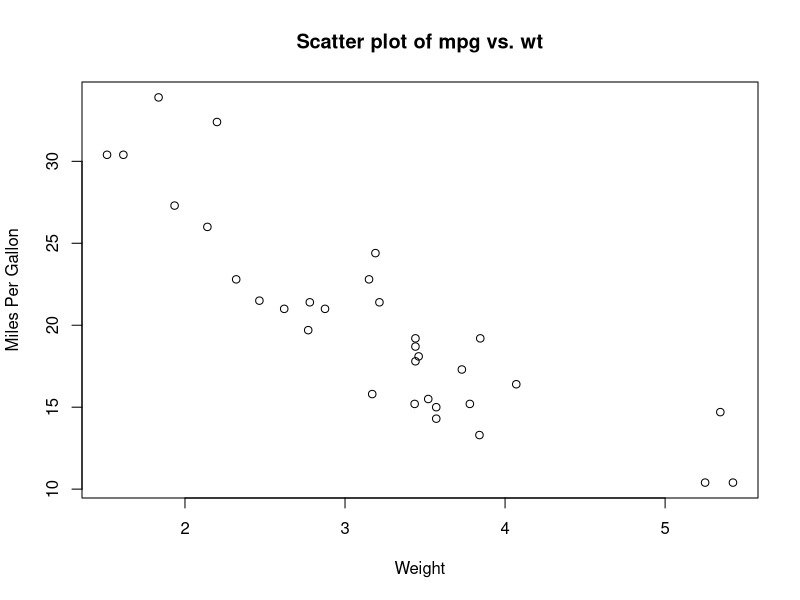

This chart was generated by the following R code:
library(ggplot2)
plot(mtcars$wt, mtcars$mpg, 
     xlab = "Weight", ylab = "Miles Per Gallon",
     main = "Scatter plot of mpg vs. wt")